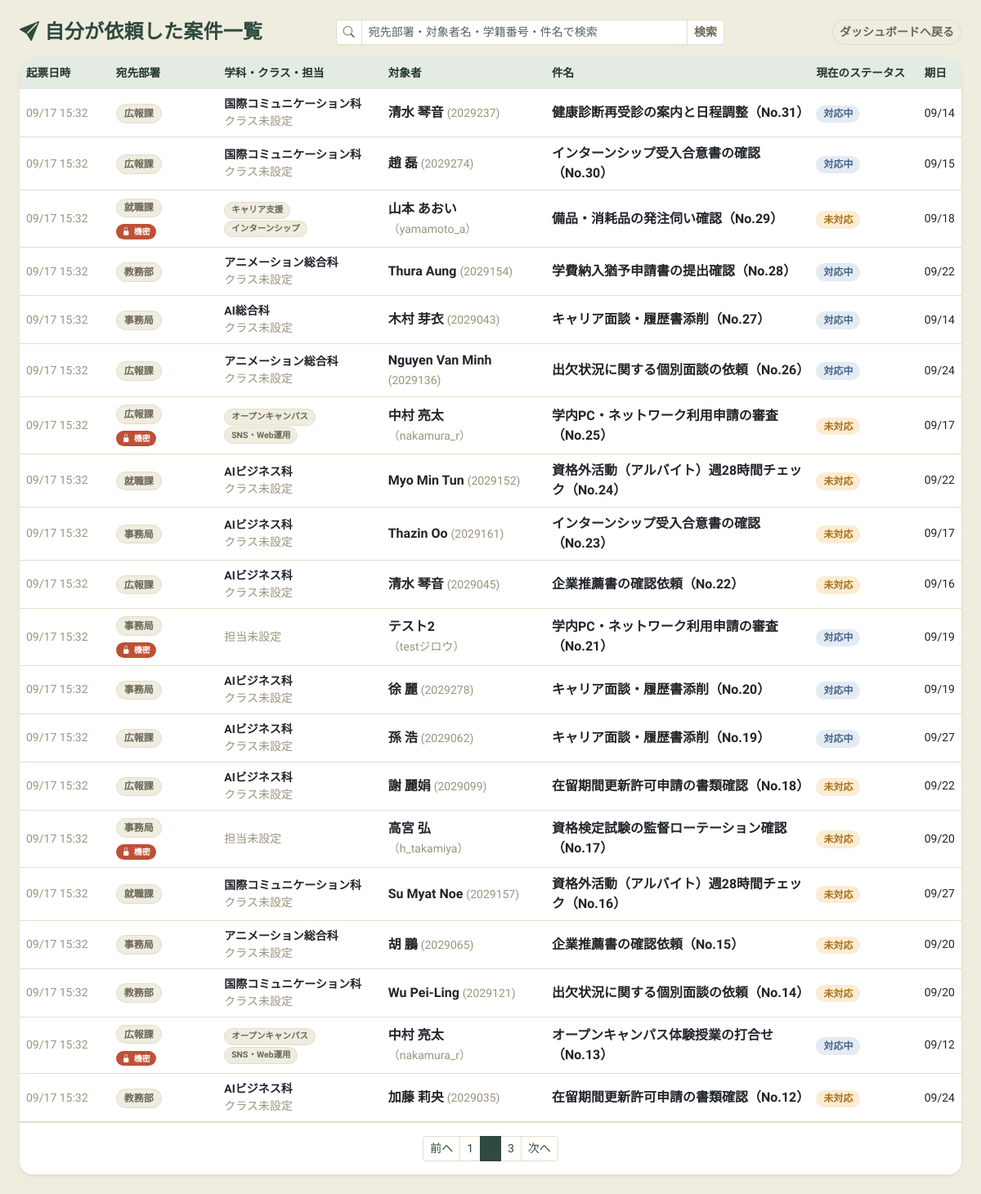
The app's page /tasks/sent/?page=2 (signed in) with its own data.
### core/models.py (models this page shows, shortened)
class Task(models.Model):
    PRIORITY_CHOICES = [
        ('high', '高'),
        ('mid', '中'),
        ('low', '低'),
    ]
    STATUS_CHOICES = [
        ('open', '未対応'),
        ('in_progress', '対応中'),
        ('closed', '完了'),
    ]
    PRIVACY_CHOICES = [
        ('general', '一般（学内共有可）'),
        ('sensitive', '機密（関係部署のみ）'),
    ]
    TARGET_TYPE_CHOICES = [
        ('student', '学生'),
        ('staff', '教職員'),
    ]
    target_type = models.CharField("対象種別", max_length=10, choices=TARGET_TYPE_CHOICES, default='student', db_index=True)
    students = models.ManyToManyField(
        Student,
        related_name='tasks',
        verbose_name="対象学生",
        blank=True
    )
    target_user = models.ForeignKey(
        User,
        on_delete=models.SET_NULL,
        related_name='targeted_tasks',
        verbose_name="対象教職員",
        null=True,
        blank=True
    )
    title = models.CharField("依頼件名", max_length=200)
    description = models.TextField("依頼内容")
    target_group = models.ForeignKey(
        Group,
        on_delete=models.CASCADE,
        verbose_name="担当部署",
        related_name='group_tasks'
    )
    assigned_user = models.ForeignKey(
        User,
        on_delete=models.SET_NULL,
        null=True,
        blank=True,
        verbose_name="個別担当者",
        related_name='assigned_tasks'
    )
    created_by = models.ForeignKey(
        User,
        on_delete=models.CASCADE,
        related_name='created_tasks',
        verbose_name="起票者"
    )
    priority = models.CharField("優先度", max_length=10, choices=PRIORITY_CHOICES, default='mid', db_index=True)
    status = models.CharField("ステータス", max_length=20, choices=STATUS_CHOICES, default='open', db_index=True)
    privacy = models.CharField("プライバシー区分", max_length=20, choices=PRIVACY_CHOICES, default='general')
    due_date = models.DateField("対応期日", db_index=True)
    completion_note = models.TextField("対応メモ（クローズ時）", blank=True, null=True)
    created_at = models.DateTimeField("起票日時", auto_now_add=True)
    updated_at = models.DateTimeField("更新日時", auto_now=True)
    class Meta:
        verbose_name = "タスク"
        verbose_name_plural = "タスク一覧"
        ordering = ['due_date', '-priority']

class Student(models.Model):
    student_id = models.CharField("学籍番号", max_length=20, unique=True)
    name = models.CharField("学生氏名", max_length=100)
    furigana = models.CharField("フリガナ", max_length=100, blank=True, null=True)
    nickname = models.CharField("ニックネーム", max_length=50, blank=True, null=True)
    nationality = models.CharField("国籍", max_length=50, choices=NATIONALITY_CHOICES, blank=True, null=True)
    department = models.ForeignKey('Department', on_delete=models.SET_NULL, null=True, blank=True, verbose_name="学科", related_name="students")
    course = models.ForeignKey('Course', on_delete=models.SET_NULL, null=True, blank=True, verbose_name="コース", related_name="students")
    school_class = models.ForeignKey('SchoolClass', on_delete=models.SET_NULL, null=True, blank=True, verbose_name="クラス", related_name="students")
    is_active = models.BooleanField("ステータス（表示）", default=True, db_index=True, help_text="チェックを外すとアプリの選択画面で非表示になります")
    created_at = models.DateTimeField("登録日時", auto_now_add=True)
    updated_at = models.DateTimeField("更新日時", auto_now=True)
    class Meta:
        verbose_name = "学生"
        verbose_name_plural = "学生一覧"
        ordering = ['department__order', 'course__name', 'school_class__name', 'student_id']

class Department(models.Model):
    name = models.CharField("学科名", max_length=100, unique=True)
    order = models.PositiveIntegerField("表示順", default=0, help_text="数字が小さい順に並びます")
    class Meta:
        verbose_name = "学科"
        verbose_name_plural = "学科一覧"
        ordering = ['order', 'name']
    def __str__(self):
        return self.name

class StaffDuty(models.Model):
    department_group = models.ForeignKey(Group, on_delete=models.CASCADE, related_name='duties', verbose_name="所属部・課")
    name = models.CharField("担当業務名", max_length=100)
    class Meta:
        verbose_name = "担当業務"
        verbose_name_plural = "担当業務"
        unique_together = ('department_group', 'name')

### core/views.py (the view, shortened to what this page needs)
# urls.py: path('tasks/sent/', views.my_created_tasks, name='my_created_tasks'),
@login_required
def my_created_tasks(request):
    user = request.user
    search_query = request.GET.get('q', '').strip()
    tasks_qs = Task.objects.filter(created_by=user).select_related(
        'target_group', 'assigned_user', 'target_user', 'created_by'
    ).prefetch_related('students')
    tasks_qs = tasks_qs.order_by('-created_at')
    paginator = Paginator(tasks_qs, 20)
    page_number = request.GET.get('page')
    tasks = paginator.get_page(page_number)
    return render(request, 'core/my_created_tasks.html', {
        'tasks': tasks,
        'search_query': search_query,
    })

### core/templates/core/my_created_tasks.html (shortened to what this page needs)
<!DOCTYPE html>
{% load static %}
<html lang="ja">
<head>
    <link href="https://cdn.jsdelivr.net/npm/bootstrap@5.3.0/dist/css/bootstrap.min.css" rel="stylesheet">
    <link rel="stylesheet" href="{% static 'core/css/dashboard.css' %}">
    <link rel="stylesheet" href="https://cdn.jsdelivr.net/npm/bootstrap-icons@1.11.3/font/bootstrap-icons.min.css">
</head>
<body class="bg-light">
<div class="container-fluid px-4 py-4">
    <div class="row align-items-center mb-3 g-2">
        <div class="col-md-4">
            <h4 class="fw-bold mb-0 text-secondary">
                <i class="bi bi-send-fill text-primary"></i> 自分が依頼した案件一覧
            </h4>
        </div>
        <div class="col-md-5">
            <form method="get" action="{% url 'my_created_tasks' %}" class="d-flex gap-2">
                <div class="input-group input-group-sm">
                    <span class="input-group-text bg-white"><i class="bi bi-search"></i></span>
                    <input type="text" name="q" value="{{ search_query }}" class="form-control" placeholder="宛先部署・対象者名・学籍番号・件名で検索">
                    <button type="submit" class="btn btn-secondary">検索</button>
                </div>
            </form>
        </div>
        <div class="col-md-3 text-end">
            <a href="{% url 'dashboard' %}" class="btn btn-outline-secondary btn-sm">ダッシュボードへ戻る</a>
        </div>
    </div>
    <div class="card shadow-sm border-0">
        <div class="table-responsive">
            <table class="table table-hover align-middle mb-0">
                <thead class="table-light">
                    <tr>
                        <th style="width: 10%;">起票日時</th>
                        <th style="width: 12%;">宛先部署</th>
                        <th style="width: 18%;">学科・クラス・担当</th>
                        <th style="width: 18%;">対象者</th>
                        <th style="width: 30%;">件名</th>
                        <th style="width: 12%;">現在のステータス</th>
                        <th style="width: 10%;">期日</th>
                    </tr>
                </thead>
                <tbody>
                    {% for task in tasks %}
                    <tr class="clickable-row" onclick="location.href='{% url 'task_detail' task.pk %}'">
                        <td class="small text-muted">{{ task.created_at|date:"m/d H:i" }}</td>
                        <td>
                            <span class="badge bg-secondary">{{ task.target_group.name }}</span>
                            {% if task.privacy == 'sensitive' %}
                                <div class="mt-1">
                                    <span class="badge bg-danger"
                                          data-bs-toggle="tooltip"
                                          data-bs-placement="top"
                                          data-bs-title="起票者・宛先部署（担当者）・管理者のみ閲覧可能な案件です"
                                          style="font-size: 10px; cursor: help;"
                                          onclick="event.stopPropagation()">
                                        <i class="bi bi-lock-fill"></i> 機密
                                    </span>
                                </div>
                            {% endif %}
                        </td>
                        <td>
                            {% if task.target_type == 'student' %}
                                {% with first_student=task.students.all|first %}
                                    {% if first_student %}
                                        <div class="fw-bold small">{{ first_student.department|default:"学科未設定" }}</div>
                                        <div class="text-muted small">{{ first_student.class_name|default:"クラス未設定" }}</div>
                                    {% else %}
                                        <span class="text-muted small">指定なし</span>
                                    {% endif %}
                                {% endwith %}
                            {% elif task.target_user and task.target_user.staff_profile %}
                                <div class="small">
                                    {% for duty in task.target_user.staff_profile.duties.all %}
                                        <span class="badge bg-light text-dark border">{{ duty.name }}</span>
                                    {% empty %}
                                        <span class="text-muted">担当未設定</span>
                                    {% endfor %}
                                </div>
                            {% else %}
                                <span class="text-muted small">-</span>
                            {% endif %}
                        </td>
                        <td>
                            {% if task.target_type == 'student' %}
                                {% with student_count=task.students.count first_student=task.students.all|first %}
                                    {% if first_student %}
                                        <div>
                                            <strong>{{ first_student.name }}</strong>
                                            <span class="text-muted small">({{ first_student.student_id }})</span>
                                        </div>
                                    {% else %}
                                        <span class="text-muted small">学生指定なし</span>
                                    {% endif %}
                                {% endwith %}
                            {% elif task.target_type == 'staff' and task.target_user %}
                                <strong>{{ task.target_user.last_name }} {{ task.target_user.first_name }}</strong>
                                <br><small class="text-muted">（{{ task.target_user.username }}）</small>
                            {% else %}
                                <span class="badge bg-info text-dark">（部署宛て）</span>
                            {% endif %}
                        </td>
                        <td class="fw-bold text-dark">
                            {{ task.title }}
                        </td>
                        <td>
                            <span class="badge {% if task.status == 'closed' %}bg-success{% elif task.status == 'in_progress' %}bg-info text-dark{% else %}bg-warning text-dark{% endif %}">
                                {{ task.get_status_display }}
                            </span>
                        </td>
                        <td class="small">{{ task.due_date|date:"m/d" }}</td>
                    </tr>
                    {% empty %}
                    <tr>
                        <td colspan="7" class="text-center py-4 text-muted">該当する依頼案件はありません。</td>
                    </tr>
                    {% endfor %}
                </tbody>
            </table>
        </div>
        {% if tasks.has_other_pages %}
        <div class="card-footer bg-white d-flex justify-content-center py-3">
            <nav>
                <ul class="pagination pagination-sm mb-0">
                    {% if tasks.has_previous %}
                        <li class="page-item">
                            <a class="page-link" href="?page={{ tasks.previous_page_number }}{% if search_query %}&q={{ search_query }}{% endif %}">前へ</a>
                        </li>
                    {% else %}
                        <li class="page-item disabled"><span class="page-link">前へ</span></li>
                    {% endif %}
                    {% for num in tasks.paginator.page_range %}
                        {% if tasks.number == num %}
                            <li class="page-item active"><span class="page-link">{{ num }}</span></li>
                        {% elif num > tasks.number|add:'-3' and num < tasks.number|add:'3' %}
                            <li class="page-item">
                                <a class="page-link" href="?page={{ num }}{% if search_query %}&q={{ search_query }}{% endif %}">{{ num }}</a>
                            </li>
                        {% endif %}
                    {% endfor %}
                    {% if tasks.has_next %}
                        <li class="page-item">
                            <a class="page-link" href="?page={{ tasks.next_page_number }}{% if search_query %}&q={{ search_query }}{% endif %}">次へ</a>
                        </li>
                    {% else %}
                        <li class="page-item disabled"><span class="page-link">次へ</span></li>
                    {% endif %}
                </ul>
            </nav>
        </div>
        {% endif %}
    </div>
</div>
</body>
</html>

### records on screen
Task: created_at "09/17 15:32", target_group.name "広報課", students.department "国際コミュニケーション科", students.class_name "クラス未設定", students.name "清水 琴音", students.student_id "2029237", title "健康診断再受診の案内と日程調整（No.31）", status "対応中", due_date "09/14"
Task: created_at "09/17 15:32", target_group.name "広報課", students.department "国際コミュニケーション科", students.class_name "クラス未設定", students.name "趙 磊", students.student_id "2029274", title "インターンシップ受入合意書の確認（No.30）", status "対応中", due_date "09/15"
Task: created_at "09/17 15:32", target_group.name "就職課", privacy "sensitive" (drawn), target_user.last_name "山本 あおい", target_user.username "yamamoto_a", title "備品・消耗品の発注伺い確認（No.29）", status "未対応", due_date "09/18"
StaffDuty: name "キャリア支援"
StaffDuty: name "インターンシップ"
Task: created_at "09/17 15:32", target_group.name "教務部", students.department "アニメーション総合科", students.class_name "クラス未設定", students.name "Thura Aung", students.student_id "2029154", title "学費納入猶予申請書の提出確認（No.28）", status "対応中", due_date "09/22"
Task: created_at "09/17 15:32", target_group.name "事務局", students.department "AI総合科", students.class_name "クラス未設定", students.name "木村 芽衣", students.student_id "2029043", title "キャリア面談・履歴書添削（No.27）", status "対応中", due_date "09/14"
Task: created_at "09/17 15:32", target_group.name "広報課", students.department "アニメーション総合科", students.class_name "クラス未設定", students.name "Nguyen Van Minh", students.student_id "2029136", title "出欠状況に関する個別面談の依頼（No.26）", status "対応中", due_date "09/24"
Task: created_at "09/17 15:32", target_group.name "広報課", privacy "sensitive" (drawn), target_user.last_name "中村 亮太", target_user.username "nakamura_r", title "学内PC・ネットワーク利用申請の審査（No.25）", status "未対応", due_date "09/17"
StaffDuty: name "オープンキャンパス"
StaffDuty: name "SNS・Web運用"
Task: created_at "09/17 15:32", target_group.name "就職課", students.department "AIビジネス科", students.class_name "クラス未設定", students.name "Myo Min Tun", students.student_id "2029152", title "資格外活動（アルバイト）週28時間チェック（No.24）", status "未対応", due_date "09/22"
Task: created_at "09/17 15:32", target_group.name "事務局", students.department "AIビジネス科", students.class_name "クラス未設定", students.name "Thazin Oo", students.student_id "2029161", title "インターンシップ受入合意書の確認（No.23）", status "未対応", due_date "09/17"
Task: created_at "09/17 15:32", target_group.name "広報課", students.department "AIビジネス科", students.class_name "クラス未設定", students.name "清水 琴音", students.student_id "2029045", title "企業推薦書の確認依頼（No.22）", status "未対応", due_date "09/16"
Task: created_at "09/17 15:32", target_group.name "事務局", privacy "sensitive" (drawn), target_type "担当未設定", target_user.last_name "テスト2", target_user.username "testジロウ", title "学内PC・ネットワーク利用申請の審査（No.21）", status "対応中", due_date "09/19"
Task: created_at "09/17 15:32", target_group.name "事務局", students.department "AIビジネス科", students.class_name "クラス未設定", students.name "徐 麗", students.student_id "2029278", title "キャリア面談・履歴書添削（No.20）", status "対応中", due_date "09/19"
Task: created_at "09/17 15:32", target_group.name "広報課", students.department "AIビジネス科", students.class_name "クラス未設定", students.name "孫 浩", students.student_id "2029062", title "キャリア面談・履歴書添削（No.19）", status "対応中", due_date "09/27"
Task: created_at "09/17 15:32", target_group.name "広報課", students.department "AIビジネス科", students.class_name "クラス未設定", students.name "謝 麗娟", students.student_id "2029099", title "在留期間更新許可申請の書類確認（No.18）", status "未対応", due_date "09/22"
Task: created_at "09/17 15:32", target_group.name "事務局", privacy "sensitive" (drawn), target_type "担当未設定", target_user.last_name "高宮 弘", target_user.username "h_takamiya", title "資格検定試験の監督ローテーション確認（No.17）", status "未対応", due_date "09/20"
Task: created_at "09/17 15:32", target_group.name "就職課", students.department "国際コミュニケーション科", students.class_name "クラス未設定", students.name "Su Myat Noe", students.student_id "2029157", title "資格外活動（アルバイト）週28時間チェック（No.16）", status "未対応", due_date "09/27"
Task: created_at "09/17 15:32", target_group.name "事務局", students.department "アニメーション総合科", students.class_name "クラス未設定", students.name "胡 鵬", students.student_id "2029065", title "企業推薦書の確認依頼（No.15）", status "未対応", due_date "09/20"
Task: created_at "09/17 15:32", target_group.name "教務部", students.department "国際コミュニケーション科", students.class_name "クラス未設定", students.name "Wu Pei-Ling", students.student_id "2029121", title "出欠状況に関する個別面談の依頼（No.14）", status "未対応", due_date "09/20"
Task: created_at "09/17 15:32", target_group.name "広報課", privacy "sensitive" (drawn), target_user.last_name "中村 亮太", target_user.username "nakamura_r", title "オープンキャンパス体験授業の打合せ（No.13）", status "対応中", due_date "09/12"
Task: created_at "09/17 15:32", target_group.name "教務部", students.department "AIビジネス科", students.class_name "クラス未設定", students.name "加藤 莉央", students.student_id "2029035", title "在留期間更新許可申請の書類確認（No.12）", status "未対応", due_date "09/24"

### other values on screen
{{ num }} "1" "3"
